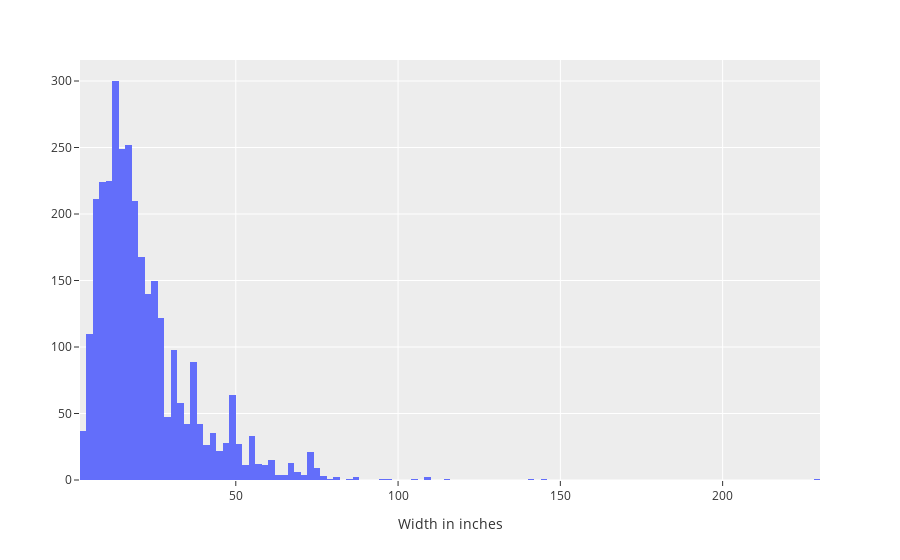

Here is the notebook cell this chart was saved with:
### Code cell
fig = px.histogram(DF, x = 'Width_in')
fig.update_layout(template = 'ggplot2',
                  xaxis_title='Width in inches',
                  yaxis_title='')
fig.show()

### Figure 1 — Plotly figure (JSON) as saved in the notebook; plotly's stock layout.template omitted (floating-point values rounded to 4 significant figures; data arrays with more than 128 entries replaced by an {"elided": "..."} marker saying what was removed)
{"data": [{"bingroup": "x", "hovertemplate": "Width_in=%{x}<br>count=%{y}<extra></extra>", "legendgroup": "", "marker": {"color": "#636efa", "pattern": {"shape": ""}}, "name": "", "orientation": "v", "showlegend": false, "type": "histogram", "x": {"elided": "3393 float values"}, "xaxis": "x", "yaxis": "y"}], "layout": {"barmode": "relative", "legend": {"tracegroupgap": 0}, "margin": {"t": 60}, "xaxis": {"anchor": "y", "domain": [0, 1], "title": {"text": "Width in inches"}}, "yaxis": {"anchor": "x", "domain": [0, 1], "title": {"text": ""}}}}
